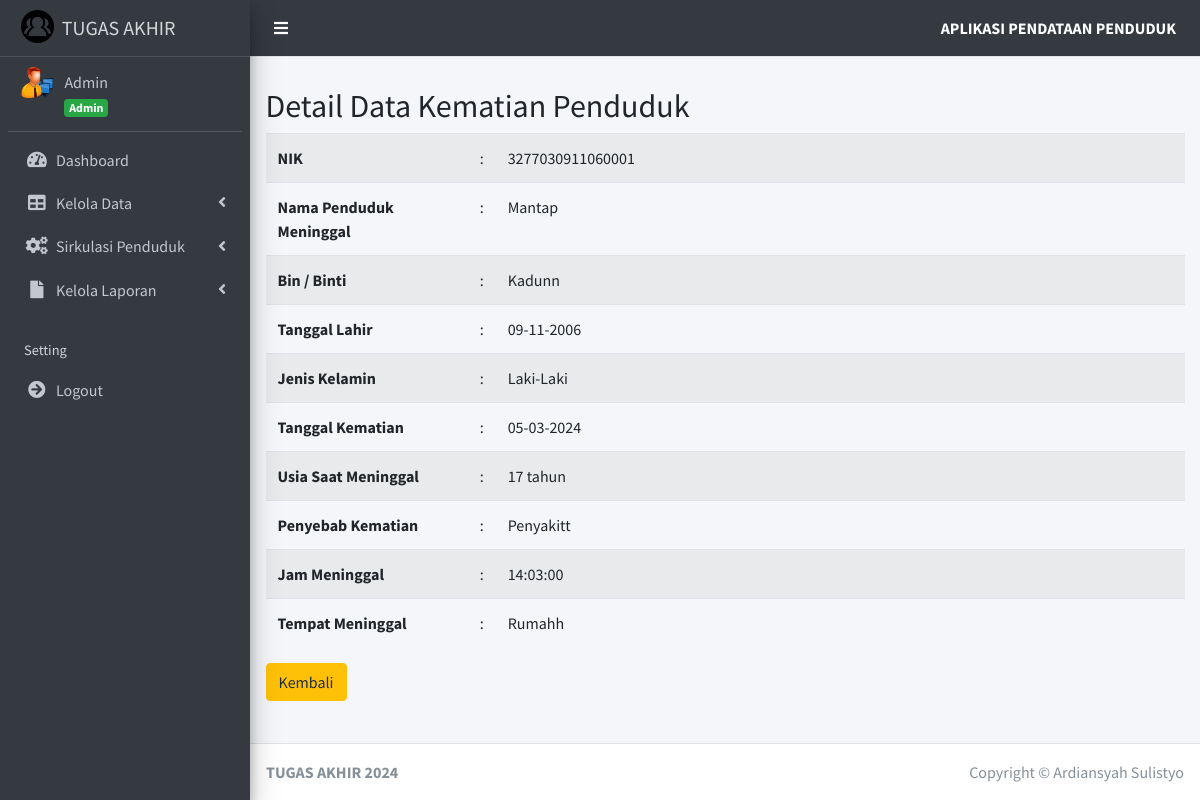
The app's page /index.php?page=detail_kematian&id_penduduk=11 (signed in), older data.
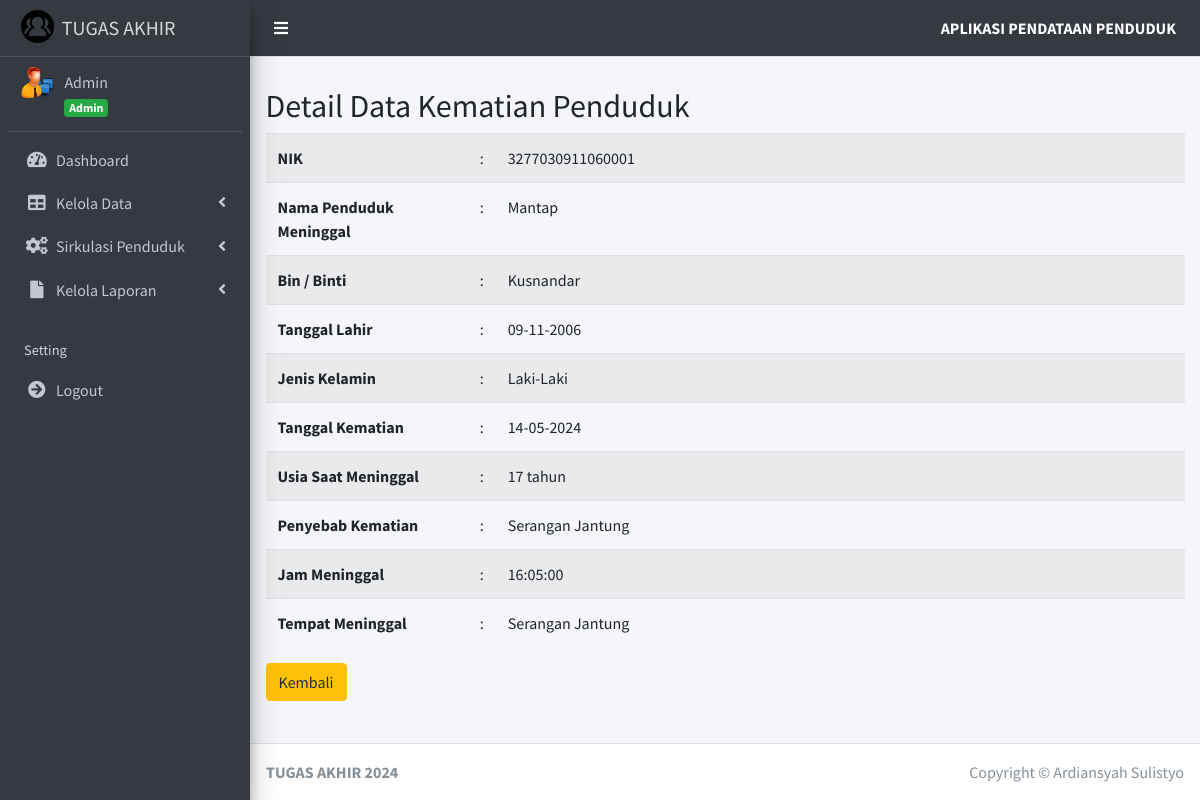
The same page, newer data.
### tables this page shows
CREATE TABLE `surat_kematian` (
  `id_surat_kematian` int(11) NOT NULL,
  `id_penduduk` int(11) NOT NULL,
  `tanggal_kematian` date NOT NULL,
  `jam_kematian` time NOT NULL,
  `penyebab_kematian` varchar(255) NOT NULL,
  `tempat_kematian` varchar(255) NOT NULL,
  `usia_kematian` int(11) NOT NULL,
  `bin_binti` varchar(255) NOT NULL,
  `pelapor` varchar(4) NOT NULL
);

CREATE TABLE `penduduk` (
  `id_penduduk` int(11) NOT NULL,
  `id_user` int(11) NOT NULL,
  `nik_penduduk` varchar(16) NOT NULL,
  `nama_penduduk` varchar(45) NOT NULL,
  `tempat_lahir_penduduk` varchar(30) NOT NULL,
  `tanggal_lahir_penduduk` date NOT NULL,
  `jenis_kelamin_penduduk` enum('Laki-Laki','Perempuan') NOT NULL,
  `alamat_penduduk` text NOT NULL,
  `desa_kelurahan_penduduk` varchar(30) NOT NULL,
  `kecamatan_penduduk` varchar(30) NOT NULL,
  `kabupaten_kota_penduduk` varchar(30) NOT NULL,
  `provinsi_penduduk` varchar(30) NOT NULL,
  `negara_penduduk` varchar(30) NOT NULL,
  `rt_penduduk` varchar(3) NOT NULL,
  `rw_penduduk` varchar(3) NOT NULL,
  `agama_penduduk` enum('Islam','Kristen','Katolik','Hindu','Buddha','Konghucu') NOT NULL,
  `pendidikan_terakhir_penduduk` varchar(20) NOT NULL,
  `pekerjaan_penduduk` varchar(20) NOT NULL,
  `status_perkawinan_penduduk` enum('Kawin','Tidak Kawin') NOT NULL,
  `status` enum('Ada','Meninggal','Pindah','Izin Tinggal') NOT NULL
);

### pages/kematian/detail_kematian.php (the view, shortened to what this page needs)
<?php
$get_id_penduduk = $_GET['id_penduduk'];
$query = "SELECT * FROM `penduduk` JOIN `surat_kematian` ON `penduduk`.id_penduduk = `surat_kematian`.id_penduduk WHERE `surat_kematian`.id_penduduk = '$get_id_penduduk'";
$hasil = mysqli_query($koneksi, $query);
$data_kematian = array();
while ($row = mysqli_fetch_assoc($hasil)) {
    $data_kematian[] = $row;
}
function hitungUsia($tanggal_lahir, $tanggal_kematian)
{
    $lahir = new DateTime($tanggal_lahir);
    $kematian = new DateTime($tanggal_kematian);
    $usia = $lahir->diff($kematian);
    return $usia->y;
}
$tanggal_lahir = $data_kematian[0]['tanggal_lahir_penduduk'];
$tanggal_kematian = $data_kematian[0]['tanggal_kematian'];
?>
<h2>Detail Data Kematian Penduduk</h2>
<table class="table table-striped">
    <tr>
        <th width="22%">NIK</th>
        <td width="1%">:</td>
        <td><?= $data_kematian[0]['nik_penduduk'] ?></td>
    </tr>
    <tr>
        <th>Nama Penduduk Meninggal</th>
        <td>:</td>
        <td><?= $data_kematian[0]['nama_penduduk'] ?></td>
    </tr>
    <tr>
        <th>Bin / Binti</th>
        <td>:</td>
        <td><?= $data_kematian[0]['bin_binti'] ?></td>
    </tr>
    <tr>
        <th>Tanggal Lahir</th>
        <td>:</td>
        <td><?= ($data_kematian[0]['tanggal_lahir_penduduk'] != '0000-00-00') ? date('d-m-Y', strtotime($data_kematian[0]['tanggal_lahir_penduduk'])) : '' ?></td>
    </tr>
    <tr>
        <th>Jenis Kelamin</th>
        <td>:</td>
        <td><?= $data_kematian[0]['jenis_kelamin_penduduk'] ?></td>
    </tr>
    <tr>
        <th>Tanggal Kematian</th>
        <td>:</td>
        <td><?= ($data_kematian[0]['tanggal_kematian'] != '0000-00-00') ? date('d-m-Y', strtotime($data_kematian[0]['tanggal_kematian'])) : '' ?></td>
    </tr>
    <tr>
        <th>Usia Saat Meninggal</th>
        <td>:</td>
        <td>
            <?= hitungUsia($tanggal_lahir, $tanggal_kematian) . " tahun" ?>
        </td>
    </tr>
    <tr>
        <th>Penyebab Kematian</th>
        <td>:</td>
        <td><?= $data_kematian[0]['penyebab_kematian'] ?></td>
    </tr>
    <tr>
        <th>Jam Meninggal</th>
        <td>:</td>
        <td><?= $data_kematian[0]['jam_kematian'] ?></td>
    </tr>
    <tr>
        <th>Tempat Meninggal</th>
        <td>:</td>
        <td><?= $data_kematian[0]['tempat_kematian'] ?></td>
    </tr>
</table>
<a href="index.php?page=kematian" class="btn btn-warning">
    Kembali
</a>

### index.php (shortened to what this page needs)
    <?php
if (!isset($_SESSION["username"])) {
    header("location: login.php");
    exit;
} else {
    $data_nama = isset($_SESSION["nama_user"]) ? $_SESSION["nama_user"] : "";
    $data_level = isset($_SESSION["status_user"]) ? $_SESSION["status_user"] : "";
}
include "config/connection.php";
?>
<!DOCTYPE html>
<html>
<head>
    <link rel="stylesheet" href="assets/plugins/fontawesome-free/css/all.min.css">
    <link rel="stylesheet" href="https://code.ionicframework.com/ionicons/2.0.1/css/ionicons.min.css">
    <link rel="stylesheet" href="assets/plugins/datatables-bs4/css/dataTables.bootstrap4.css">
    <link rel="stylesheet" href="assets/dist/css/adminlte.min.css">
    <link rel="stylesheet" href="assets/plugins/select2/css/select2.min.css">
    <link rel="stylesheet" href="assets/plugins/select2-bootstrap4-theme/select2-bootstrap4.min.css">
</head>
<body class="hold-transition sidebar-mini">
    <div class="wrapper">
        <nav class="main-header navbar navbar-expand navbar-dark">
            <ul class="navbar-nav">
                <li class="nav-item">
                    <a class="nav-link" data-widget="pushmenu" href="#">
                        <i class="fas fa-bars text-white"></i>
                    </a>
                </li>
            </ul>
            <ul class="navbar-nav ml-auto">
                <li class="nav-item d-none d-sm-inline-block">
                    <a href="index.php" class="nav-link">
                        <font color="white">
                            <b>APLIKASI PENDATAAN PENDUDUK</b>
                        </font>
                    </a>
                </li>
            </ul>
        </nav>
        <aside class="main-sidebar sidebar-dark-primary elevation-4">
            <a href="index.php" class="brand-link">
                <img src="assets/dist/img/penduduk.png" alt="Logo Penduduk" class="brand-image">
                <span class="brand-text"> TUGAS AKHIR</span>
            </a>
            <div class="sidebar">
                <div class="user-panel mt-2 pb-2 mb-2 d-flex">
                    <div class="image">
                        <img src="assets/dist/img/admin.ico">
                    </div>
                    <div class="info">
                        <a href="index.php" class="d-block">
                            <?= $data_nama; ?>
                        </a>
                        <span class="badge badge-success">
                            <?= $data_level; ?>
                        </span>
                    </div>
                </div>
                <nav class="mt-2">
                    <ul class="nav nav-pills nav-sidebar flex-column" data-widget="treeview" role="menu" data-accordion="false">
                        <li class="nav-item">
                            <a href="index.php" class="nav-link">
                                <i class="nav-icon fas fa-tachometer-alt"></i>
                                <p>
                                    Dashboard
                                </p>
                            </a>
                        </li>
                        <li class="nav-item has-treeview">
                            <a href="#" class="nav-link">
                                <i class="nav-icon fas fa-table"></i>
                                <p>
                                    Kelola Data
                                    <i class="fas fa-angle-left right"></i>
                                </p>
                            </a>
                        </li>
                        <li class="nav-item has-treeview">
                            <a href="#" class="nav-link">
                                <i class="nav-icon fas fa-cogs"></i>
                                <p>
                                    Sirkulasi Penduduk
                                    <i class="fas fa-angle-left right"></i>
                                </p>
                            </a>
                        </li>
                        <li class="nav-item has-treeview">
                            <a href="#" class="nav-link">
                                <i class="nav-icon fas fa-file"></i>
                                <p>
                                    Kelola Laporan
                                    <i class="fas fa-angle-left right"></i>
                                </p>
                            </a>
                    </li>
                    <li class="nav-header">Setting</li>
                    <li class="nav-item">
                        <a onclick="return confirm('Apakah Anda yakin ingin keluar?')" href="logout.php" class="nav-link">
                            <i class="nav-icon fas fa-arrow-circle-right"></i>
                            <p>
                                Logout
                            </p>
                        </a>
                    </li>
                </nav>
            </div>
        </aside>
        <div class="content-wrapper">
            <section class="content-header">
            </section>
            <section class="content">
                <div class="container-fluid">
                    <?php
                    if (isset($_GET['page'])) {
                        $page = $_GET['page'];
                        switch ($page) {
                            case 'detail_kematian':
                                include "pages/kematian/detail_kematian.php";
                                break;
                        }
                    } else {
                        if ($data_level == "Admin") {
                            include "pages/home/index.php";
                        }
                    }
                    ?>
                </div>
            </section>
        </div>
        <footer class="main-footer">
            <div class="float-right d-none d-sm-block">
                Copyright &copy;
                Ardiansyah Sulistyo
            </div>
            <b>TUGAS AKHIR 2024</b>
        </footer>
    </div>
</body>
</html>

Row changes from the older to the newer data that the page shows:
removed surat_kematian: id_penduduk.nik_penduduk "3277030911060001", id_penduduk.nama_penduduk "Mantap", bin_binti "Kadunn", id_penduduk.tanggal_lahir_penduduk "09-11-2006", id_penduduk.jenis_kelamin_penduduk "Laki-Laki", tanggal_kematian "05-03-2024", hitungUsia($tanggal_lahir, $tanggal_kematian) "17", penyebab_kematian "Penyakitt", jam_kematian "14:03:00", tempat_kematian "Rumahh"
added surat_kematian: id_penduduk.nik_penduduk "3277030911060001", id_penduduk.nama_penduduk "Mantap", bin_binti "Kusnandar", id_penduduk.tanggal_lahir_penduduk "09-11-2006", id_penduduk.jenis_kelamin_penduduk "Laki-Laki", tanggal_kematian "14-05-2024", hitungUsia($tanggal_lahir, $tanggal_kematian) "17", penyebab_kematian "Serangan Jantung", jam_kematian "16:05:00", tempat_kematian "Serangan Jantung"
